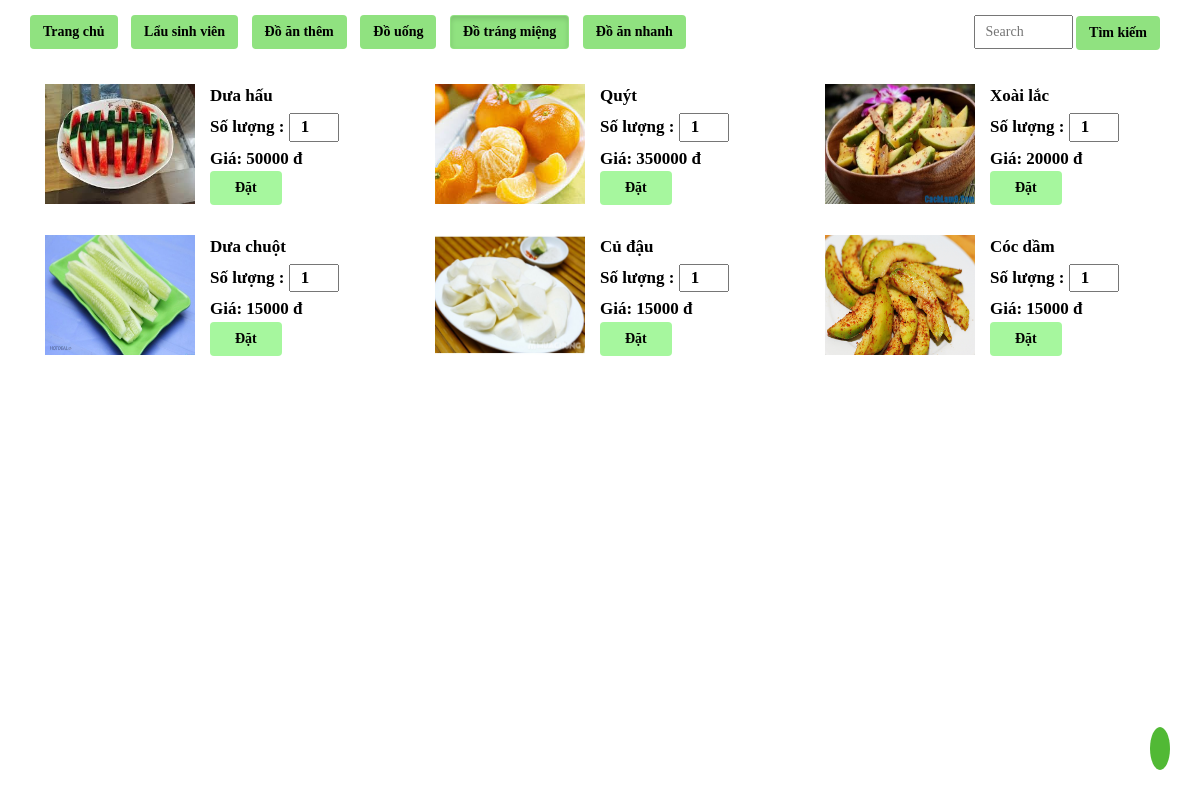
The app's page /views/layouts/listsp.php?id=4&id_ban=1 (signed in) with its own data.
### tables this page shows
CREATE TABLE `categorys` (
  `id` int NOT NULL,
  `name` varchar(100) NOT NULL
);

CREATE TABLE `products` (
  `id` int NOT NULL,
  `name` varchar(50) NOT NULL,
  `id_category` int NOT NULL,
  `unit_price` int NOT NULL,
  `img` varchar(100) NOT NULL,
  `created_at` timestamp NOT NULL DEFAULT CURRENT_TIMESTAMP ON UPDATE CURRENT_TIMESTAMP,
  `updated_at` timestamp NOT NULL DEFAULT CURRENT_TIMESTAMP ON UPDATE CURRENT_TIMESTAMP
);

### controllers/layouts/listsp.php (called while the page is built, shortened)
<?php
include '../../core.php';
include '../../models/layouts/index.php';
$id = $_GET['id'];
$id_ban = $_GET['id_ban'];
if (is_numeric($id)) {
	$dt_category = new index();
	$list_pr = $dt_category->get_list_product_by_category($id);
}else{
	header("Location:404.php");
}

### core.php (called while the page is built, shortened)
<?php
class DB
{
    private $link;
    function __construct(){
        $this->link = mysqli_connect(DB_HOST,DB_USERNAME,DB_PASSWORD,DB_DATABASE);
        mysqli_set_charset($this->link,'utf8');
    }
    public function db_select($sql) {
    $results = array();
    $query = mysqli_query($this->link,$sql);
    while ($row = mysqli_fetch_assoc($query)) {
        $results[] = $row;
    }
    return $results;
    }
}

### models/layouts/index.php (called while the page is built, shortened)
<?php
class index extends DB{
function get_all_menu_category()
{
	$sql = "SELECT * FROM categorys ";
	$results = $this->db_select($sql);
	return $results;
}
function get_list_product_by_category($id_category)
{
	$sql = "SELECT * FROM products where id_category=$id_category ";
	$result = $this->db_select($sql);
	return $result;
}
}

### views/layouts/listsp.php (the view, shortened to what this page needs)
<?php
	include '../../controllers/layouts/listsp.php';
?>
<!DOCTYPE html>
<html lang="en">
<head>
	<link rel="stylesheet" href="https://maxcdn.bootstrapcdn.com/bootstrap/3.3.6/css/bootstrap.min.css">
	<link rel="stylesheet" type="text/css" href="font/css/font-awesome.min.css">
	<link rel="stylesheet" href="<?php echo BASE_URL ?>css/layout.css">
	<link rel="stylesheet" href="<?php echo BASE_URL ?>css/listsp.css">
	<link rel="stylesheet" href="<?php echo BASE_URL ?>css/header.css">
	<link rel="stylesheet" href="<?php echo BASE_URL ?>css/style.css">
</head>
<body>
<div class="container">
	<?php include 'pages/headerNoBanner.php'; ?>
	<div class="content" style="margin-top: 5px">
		<div id="products">
				<?php foreach(array_chunk($list_pr,3) as $pr ): ?>
				<div class="row">
					<?php foreach($pr as $pr): ?>
					<div class="col-md-4 col-xs-6 cart_item" style="margin-bottom: 30px;">
						<div class="col-md-6">
							<img src="<?php echo BASE_URL ?>upload/products/<?php echo $pr['img'] ?>" alt="">
						</div>
						<div class="col-md-6" style="margin-left: -15px">
							<div class="name"><?php echo $pr['name']; ?></div>
							<div class="name">Số lượng : <input type="number" class="sl"  name="quantity" min="1" value="1" class="sl"></div>
							<div class="name"> Giá: <?php echo $pr['unit_price']; ?> đ</div>
							<button type="submit" class="btn order"id='<?php echo $pr['id']; ?>' >Đặt</button>
						</div>
					</div>
					<?php endforeach ?>
				</div>
			<?php endforeach ?>
				</div>
		</div>
	</div>
</body>
</html>

### views/layouts/pages/headerNoBanner.php (shortened to what this page needs)
<?php
	$id = isset($_GET['id']) ? $_GET['id'] : 0 ;
	$dt_category = new index();
	$category = $dt_category->get_all_menu_category();
?>
<div class="header">
	<div id="menu" style="margin-top: 15px;" >
		<button type="button" class="btn menu <?php if($id==0) echo 'active' ?>" ><a href="index.php?id_ban=<?php echo $id_ban ?>" style="color: black;text-decoration: none;">Trang chủ</a></button>
		<?php foreach($category as $category): ?>
			<button type="button" onclick="location.href='listsp.php?id=<?php echo $category['id'] ?>&id_ban=<?php echo $id_ban ?>'" class="btn menu <?php if($id==$category['id'] ) echo 'active' ?>" ><?php echo $category['name'] ?></button>
		<?php endforeach ?>
		<span style="float: right;">
			<form action="seach.php" method="GET">
				<input type="text" name="key" class="search" placeholder="Search" >
				<button type="submit" class="btn menu">Tìm kiếm</button>
			</form>
		</span>
	</div>
</div>
<div class="giohoang_vrw" >
	<a href="giohang.php?id_ban=<?php echo $id_ban ?>"  class="shop" title="Giỏ Hàng">
		<ion-icon name="bag-check-outline"></ion-icon>
	</a>
</div>

### css/layout.css (style rules this page uses)
* { padding:0; margin: 0; }
.search { height: 34px; }
.menu { color: black; background: #96f79e; font-weight: bold; margin-right: 20px; }
.active { background: #91db6e; }
@media (max-width: 1200px) { .search { width: 99px; } }
@media (max-width: 1200px) { .menu { color: black; background: #90e280; font-weight: bold; margin-right: 10px; } }

### css/listsp.css (style rules this page uses)
#products { padding-top: 30px; }
#products img { width: 100%; height: 120px; }
#products .sl { width: 50px; }
#products .name { color: black; font-weight: bold; font-size: 17px; margin-bottom: 5px; }
.order { margin-top: -5px; padding-left: 24px; padding-right: 24px;color: black; background: #a6f79e; font-weight: bold; }

### css/header.css (style rules this page uses)
.search { padding-left: 10px; }
a.shop ion-icon { font-size: 30px; padding: 8px 10px; }
a.shop { background-color: #51b935; border-radius: 50%; color: #fff; position: fixed; bottom: 30px; right: 30px; }
.giohoang_vrw { z-index: 9999; }

### css/style.css (style rules this page uses)
*, span, a, div, p, button, input, select, textarea { font-family: "Tinos", serif !important; }
a { text-decoration: none; color: #000000; }
input { padding-left: 10px !important; }

### records on screen
categorys: name "Lẩu sinh viên"
categorys: name "Đồ ăn thêm"
categorys: name "Đồ uống"
categorys: name "Đồ tráng miệng"
categorys: name "Đồ ăn nhanh"
products: img (picture), name "Dưa hấu", unit_price "50000"
products: img (picture), name "Quýt", unit_price "350000"
products: img (picture), name "Xoài lắc", unit_price "20000"
products: img (picture), name "Dưa chuột", unit_price "15000"
products: img (picture), name "Củ đậu", unit_price "15000"
products: img (picture), name "Cóc dầm", unit_price "15000"
